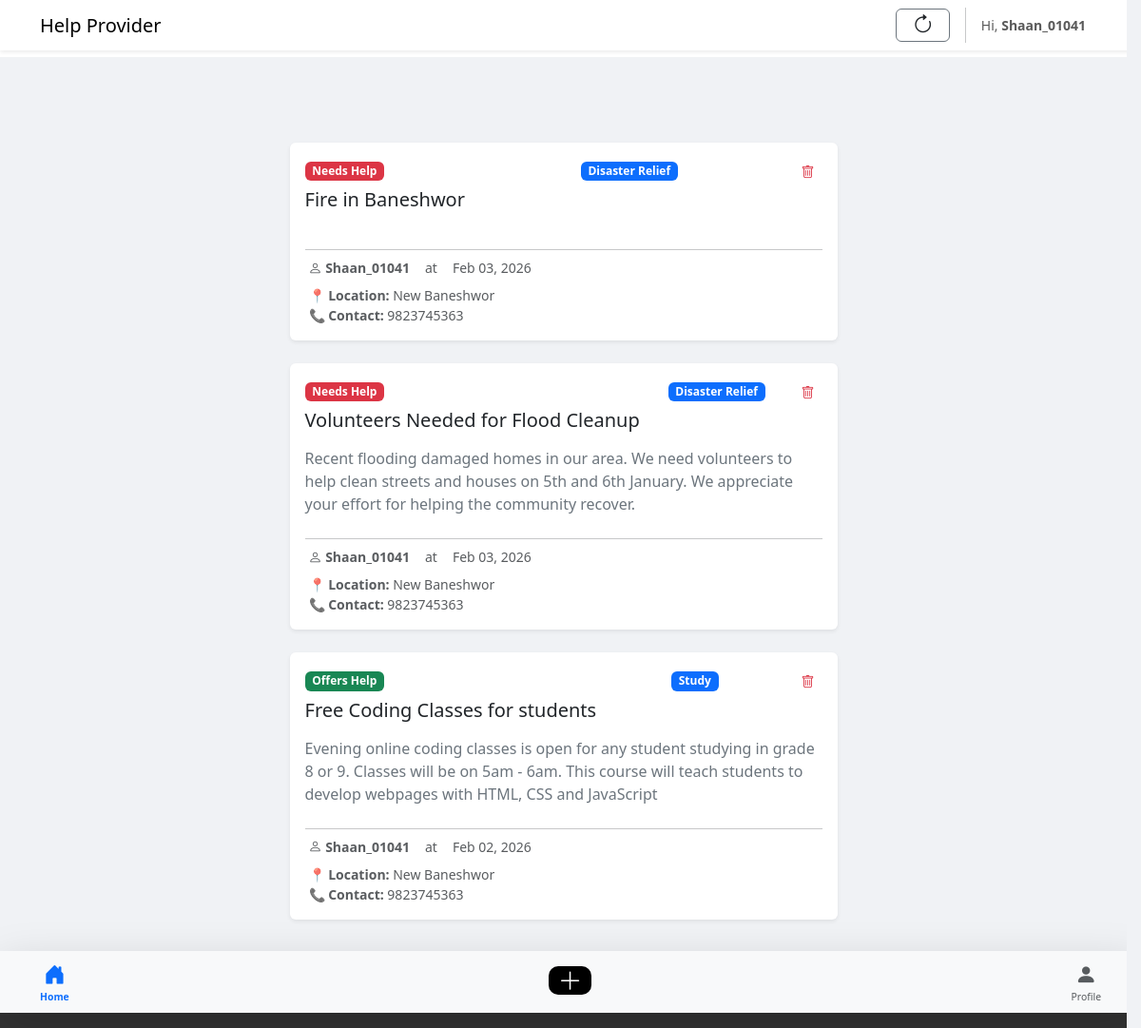
Before: /help_provider/my_posts/ (signed in) with the older database file.
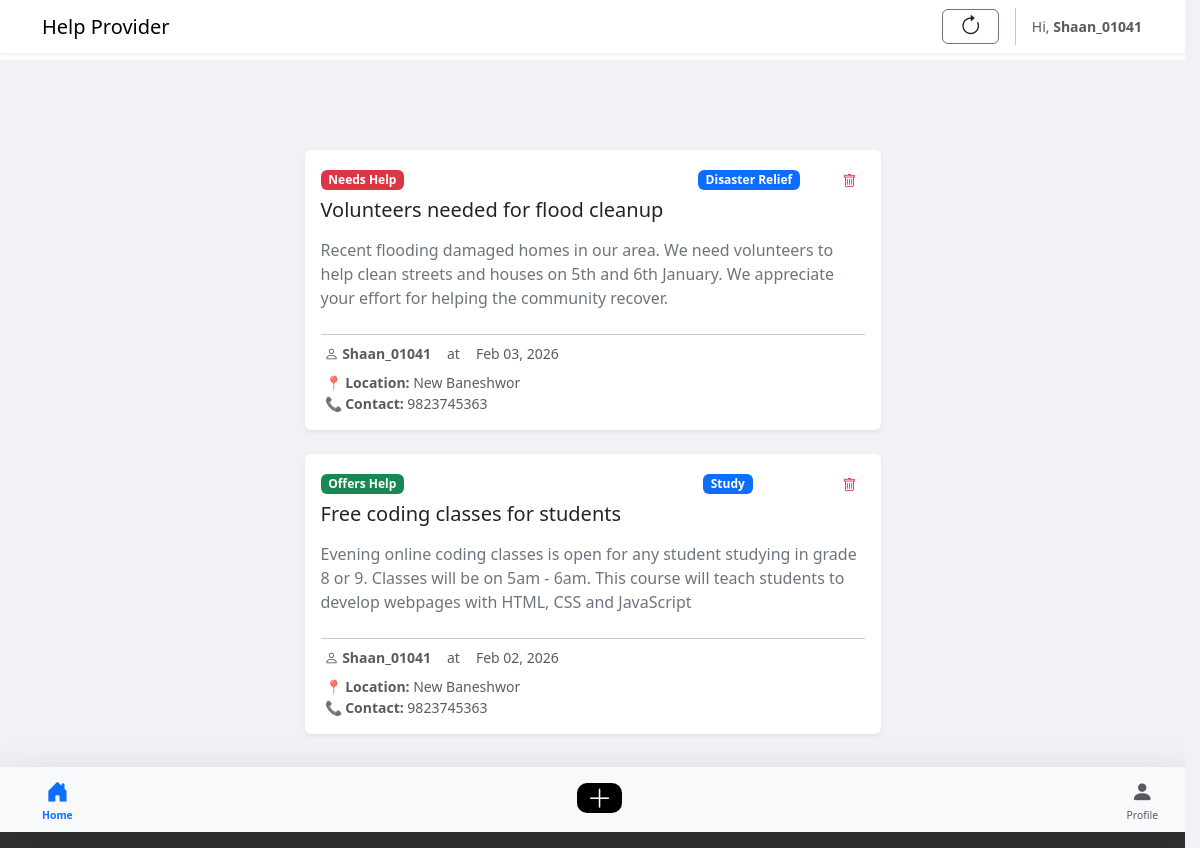
After: the same page with the newer database file.
### help_provider/models.py (models this page shows, shortened)
class HelpPost(models.Model):
    HELP_TYPE = [
        ('need', 'Need Help'),
        ('offer', 'Offer Help'),
    ]
    PRIORITY_CHOICES = [
        (1, 'Emergency'),
        (2, 'Medium'),
        (3, 'Low'),
    ]
    STATUS_CHOICES = [
        (0, 'Open'),
        (1, 'In Progress'),
        (2, 'Closed'),
    ]
    title = models.CharField(max_length=100)
    description = models.TextField()
    category = models.ForeignKey(Category, on_delete=models.CASCADE, null=True, blank=True)
    priority = models.IntegerField(choices=PRIORITY_CHOICES, default=1)
    city = models.CharField(max_length=50, default='kathmandu')
    location = PlainLocationField(based_fields=['city'], zoom=7)
    contact = models.CharField(max_length=100)
    status = models.IntegerField(choices=STATUS_CHOICES, default=0)
    help_type = models.CharField(max_length=10, choices=HELP_TYPE)
    user = models.ForeignKey(User, on_delete=models.CASCADE, null=True, blank=True)
    created_at = models.DateTimeField(auto_now_add=True)

class Category(models.Model):
    name = models.CharField(max_length=50)
    class Meta:
        verbose_name_plural = "Categories"

class Profile(models.Model):
    user = models.OneToOneField(User, on_delete=models.CASCADE)
    roleid = models.IntegerField(choices=[(1, 'Admin'), (2, 'Public')], default=2)
    category = models.ForeignKey(Category, on_delete=models.SET_NULL, null=True, blank=True)
    genderid = models.IntegerField(choices=[(1, 'Male'), (2, 'Female'), (3, 'Other')], null=True, blank=True)
    contact = models.CharField(max_length=15, blank=True)
    address = models.CharField(max_length=200, blank=True)

### help_provider/views.py (the view)
# urls.py: path('my_posts/', views.my_posts, name='my_posts'),
def my_posts(request):
    user_posts = HelpPost.objects.filter(user=request.user).order_by('-created_at')
    return render(request, 'my_posts.html', {'posts': user_posts})

### help_provider/templates/my_posts.html (shortened to what the changed rows need)
<!doctype html>
<html lang="en">
{% load static %}
<head>
    <link rel="stylesheet" href="https://cdn.jsdelivr.net/npm/bootstrap-icons@1.11.1/font/bootstrap-icons.css">
    <link href="https://cdn.jsdelivr.net/npm/bootstrap@5.3.2/dist/css/bootstrap.min.css" rel="stylesheet">
</head>
<body>
    <main>
        <div class="container">
            <div class="row justify-content-center">
                <div class="feed-wrapper">
                    {% for post in posts %}
                    <div class="card shadow-sm p-3 mb-4 bg-white rounded">
                        <div class="d-flex justify-content-between align-items-start">
                            <div>
                                {% if post.help_type == "need" %}
                                <span class="badge bg-danger mb-2">Needs Help</span>
                                {% else %}
                                <span class="badge bg-success mb-2">Offers Help</span>
                                {% endif %}
                                <h3 class="h5">{{ post.title }}</h3>
                            </div>
                            <div>
                                <span class="badge bg-primary mb-2">{{ post.category.name }}</span>
                            </div>
                            {% if user.is_authenticated and post.user == user %}
                            <div class="d-flex gap-2">
                                <form action="{% url 'delete_post' post.id %}" method="post"
                                    onsubmit="return confirm('Are you sure you want to delete this post?');">
                                    <button type="submit" class="btn btn-outline-danger btn-sm border-0">
                                        <i class="bi bi-trash"></i>
                                    </button>
                                </form>
                            </div>
                            {% endif %}
                        </div>
                        <p class="text-secondary mt-2">{{ post.description }}</p>
                        <hr class="my-2">
                        <div class="user-info d-flex align-items-center">
                            <div class="ms-1">
                                <div class="mb-2">
                                    <div
                                        class="d-flex justify-content-center align-items-center gap-3 small text-muted">
                                        <span>
                                            <i class="bi bi-person"></i>
                                            <strong>{{ post.user.username }}</strong>
                                        </span>
                                        <span>at</span>
                                        <span>
                                            {{ post.created_at|date:"M d, Y" }}
                                        </span>
                                    </div>
                                </div>
                                <div class="text-muted small">
                                    📍 <strong>Location:</strong>
                                    {{ post.user.profile.address|default:post.city|default:"Not provided" }}
                                    <br>
                                    📞 <strong>Contact:</strong>
                                    {{ post.user.profile.contact|default:post.contact|default:"Not provided" }}
                                </div>
                            </div>
                        </div>
                    </div>
                    {% empty %}
                    <div class="text-center mt-5">
                        <p class="text-muted">No posts available yet.</p>
                    </div>
                    {% endfor %}
                </div>
            </div>
        </div>
    </main>
</body>
</html>

Changed rows visible on the page:
removed HelpPost: help_type "Needs Help", title "Fire in Baneshwor", category.name "Disaster Relief", user.username "Shaan_01041", created_at "Feb 03, 2026", user.profile.address "New Baneshwor", user.profile.contact "9823745363"
changed HelpPost "Disaster Relief": title "Volunteers Needed for Flood Cleanup" → "Volunteers needed for flood cleanup"
changed HelpPost "Study": title "Free Coding Classes for students" → "Free coding classes for students"
